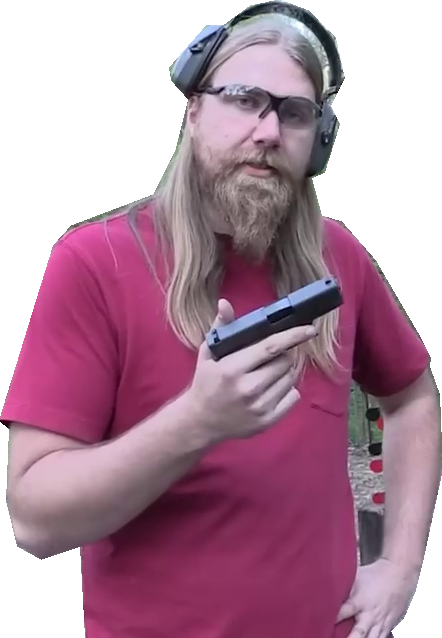
#> input picture data/input/foregrounds/0/0.png, 442 x 638 px; its folder holds only this picture in this run
$ python find_countours.py
#> lines starting #> are read from the running program, lines starting #| are printed output that depends on the picture; after the words box and inside, x2 and y2 are one past the last pixel; in counts of white or black regions, pixels touching at a corner belong together
from PIL import Image, ImageDraw
import os
import numpy as np
from shapely.geometry import Polygon
import glob
import cv2

def extract_objects_from_images(input_dir, output_dir):
    # Create output directory if it doesn't exist yet
    os.makedirs(output_dir, exist_ok=True)

    # Get path to all image files in the input directory
    image_paths = glob.glob(os.path.join(input_dir, "*.png"))

    label_counts = dict()

    for image_path in image_paths:
        # Load image
        im = Image.open(image_path).convert('RGBA')
#> im is the input picture: PIL image 442x638 RGBA; mean R, G, B, A 140.4, 109.4, 124.5, 174.3
        im_array = np.asarray(im)

        # Find contours from the mask
        # Create a binary mask by removing white areas
        mask_array = np.any(im_array != [255, 255, 255, 255], axis=2).astype(np.uint8)
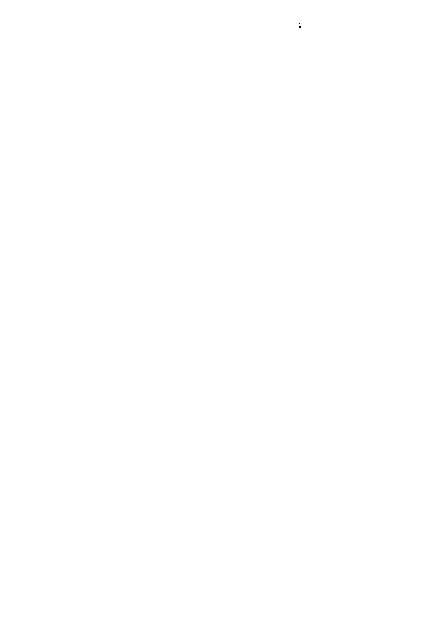
#> mask_array: shape (638, 442); values 0 (black) and 1 (white), 100% white; black in thin lines or dots, all inside (x1, y1, x2, y2) = (299, 23, 301, 28)

        # Find contours from the mask
        contours, _ = cv2.findContours(mask_array, cv2.RETR_EXTERNAL, cv2.CHAIN_APPROX_SIMPLE)
#> contours = [[[0, 0], [0, 637], [441, 637], [441, 0]]]

        # Loop through all the contours
        for contour in contours:
            # Create a polygon from the contour coordinates
            polygon = Polygon(contour)

            # Get label for the object
            label = "object"

            if label not in label_counts:
                label_counts[label] = 0
                os.makedirs(os.path.join(output_dir, label), exist_ok=True)

            # Apply the mask to the image array
            masked_array = np.where(polygon.contains(Point(x, y)), im_array, 0)

            # Convert the masked array back to Image object
            masked_image = Image.fromarray(masked_array, 'RGBA')

            # Crop the image to the bounding box of the polygon
            x_min, y_min, x_max, y_max = polygon.bounds
            cropped_image = masked_image.crop((x_min, y_min, x_max, y_max))

            # Save the cropped image
            cropped_image.save(os.path.join(output_dir, label, f'{label_counts[label]}.png'))
            label_counts[label] += 1
#> this loop made 1 pass
#> contour on pass 1: [[0, 0], [0, 637], [441, 637], [441, 0]]
#> after the loop, label_counts = 0 items


input_dir =  "/ws/dev/Computer-Vision-Synthetic-Data-Generation/data/input/foregrounds/0"
output_dir = "/ws/dev/Computer-Vision-Synthetic-Data-Generation/data/input/foregrounds/result"
#> (the run stopped early here; a loop or call above may not have finished)
